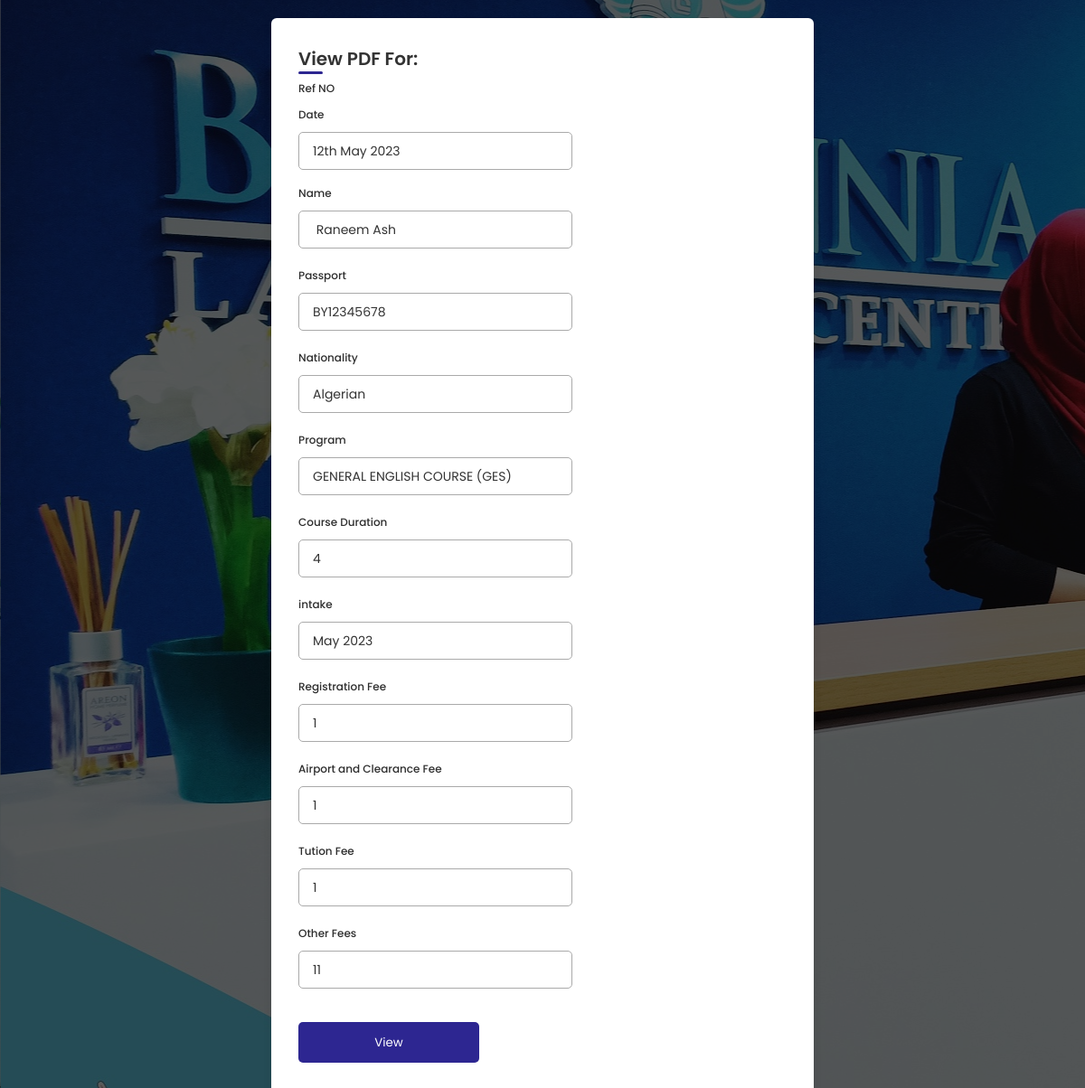
Screenshot of /view.php?offerletterview=426 (signed in) with the database file from the repository.
### tables this page shows
CREATE TABLE `offerletter` (
  `ID` int(11) NOT NULL,
  `Ref` varchar(50) NOT NULL,
  `Date` varchar(50) NOT NULL,
  `Name` varchar(50) NOT NULL,
  `passport` varchar(50) NOT NULL,
  `Nationalty` varchar(50) NOT NULL,
  `prog` varchar(50) NOT NULL,
  `CourseD` varchar(50) NOT NULL,
  `intake` varchar(50) NOT NULL,
  `RVPfee` int(50) NOT NULL,
  `ACPfee` int(50) NOT NULL,
  `Toutionfee` int(50) NOT NULL,
  `other_fees` int(11) NOT NULL
);

### view.php (the view, shortened to what this page needs)
<?php
$host = "localhost";
$user = "root";
$password = "";
$db = "management_system";
$connection = mysqli_connect($host, $user, $password, $db);
if ($_GET['offerletterview']) {
    $offerletterview = $_GET['offerletterview'];
    $select = "select * from offerletter where ID='" . $offerletterview . "'";
    $result = mysqli_query($connection, $select);
    $info = $result->fetch_assoc();
}
?>
<!DOCTYPE html>
<html lang="en">
<head>
    <link rel="stylesheet" href="OfferLetterEdit.css">
    <link rel="stylesheet" href="https://unicons.iconscout.com/release/v4.0.0/css/line.css">
</head>
<body>
    <div class="overlay">
        <div class="container">
            <header>View PDF For:</header>
            <form action="makepdf1.php" method="POST">
                <div class="container2">
                    <div class="form first">
                        <div class="details personal">
                            <div class="fields">
                                <div class="input-field">
                                    <div>
                                        <label>Ref NO</label>
                                    </div>
                                    <div class="input-field">
                                        <label>Date</label>
                                        <div>
                                            <input type="text" required name="date"
                                                value="<?php echo "{$info['Date']}"; ?>"></input>
                                        </div>
                                        <div class="input-field">
    <label>Name</label>
    <div>
        <input type="text" required name="Name" value="<?php echo "{$info['Name']}"; ?>" readonly>
    </div>
</div>
<div class="input-field">
    <label>Passport</label>
    <div>
        <input type="text" required name="passport" value="<?php echo "{$info['passport']}"; ?>" readonly>
    </div>
</div>
<div class="input-field">
    <label>Nationality</label>
    <div>
        <input type="text" required name="Nationalty" value="<?php echo "{$info['Nationalty']}"; ?>" readonly>
    </div>
</div>
<div class="input-field">
    <label>Program</label>
    <div>
    <input type="text" required name="prog" value="<?php echo "{$info['prog']}"; ?>" readonly>
    </div>
</div>
<div class="input-field">
    <label>Course Duration</label>
    <div>
        <input type="text" required name="CourseD" value="<?php echo "{$info['CourseD']}"; ?>" readonly>
    </div>
</div>
<div class="input-field">
    <label>intake</label>
    <div>
        <input type="text" name="intake" value="<?php echo date('F Y', strtotime($info['intake'])); ?>" required readonly>
    </div>
</div>
<div class="input-field">
    <label>Registration Fee</label>
    <div>
        <input type="number" required name="RVPfee" value="<?php echo "{$info['RVPfee']}"; ?>" readonly>
    </div>
</div>
<div class="input-field">
    <label>Airport and Clearance Fee</label>
    <div>
        <input type="number" required name="ACPfee" value="<?php echo "{$info['ACPfee']}"; ?>" readonly>
    </div>
</div>
<div class="input-field">
    <label>Tution Fee</label>
    <div>
        <input type="number" required name="Toutionfee" value="<?php echo "{$info['Toutionfee']}"; ?>" readonly>
    </div>
</div>
<div class="input-field">
    <label>Other Fees</label>
    <input type="number" name="other_fees" onkeypress="return onlyNumberKey(event)"
           maxlength="11" size="50%" value="<?php echo "{$info['other_fees']}"; ?>" readonly>
</div>
                    <button class="save"  name="View1" value= "View1" type="submit">View</button>
                    </form>
            </div>
        </div>
</body>
</html>

### OfferLetterEdit.css (style rules this page uses)
* { margin: 0; padding: 0; box-sizing: border-box; font-family: 'Poppins', sans-serif; }
body { min-height: 100vh; display: flex; align-items: center; justify-content: center; background-image: url('brit.jpg'); background-position: 0.5px -250px; }
.container { position: relative; max-width: 600px; width: 100%; border-radius: 6px; padding: 30px; margin: 0 15px; background-color: #fff; box-shadow: 0 5px 10px rgba(0,0,0,0.1); margin-top: 20px; margin-bottom: 20px; }
.container header { position: relative; font-size: 20px; font-weight: 600; color: #333; }
.container header::before { content: ""; position: absolute; left: 0; bottom: -2px; height: 3px; width: 27px; border-radius: 8px; background-color: #2d2691; }
form .fields .input-field { display: inline-table; width: calc(100% / 3 - 15px); flex-direction: column; margin: 4px 0; }
.input-field label { font-size: 12px; font-weight: 500; color: #2e2e2e; }
.input-field input, select { outline: none; font-size: 14px; font-weight: 400; color: #333; border-radius: 5px; border: 1px solid #aaa; padding: 0 15px; height: 42px; margin: 8px 0; }
.container form button, .backBtn { display: flex; align-items: center; justify-content: center; height: 45px; max-width: 200px; width: 100%; border: none; outline: none; color: #fff; border-radius: 5px; margin: 25px 0; background-color: #2d2691; transition: all 0.3s linear; cursor: pointer; }
.overlay { width: 100%; height: 100%; background-color: rgba(0, 0, 0, 0.644); display: flex; justify-content: center; align-items: center; }

### rows the page displays
offerletter: date "12th May 2023", Name "Raneem Ash", passport "BY12345678", Nationalty "Algerian", prog "GENERAL ENGLISH COURSE (GES)", CourseD "4", intake "May 2023", RVPfee "1", ACPfee "1", Toutionfee "1", other_fees "11"
